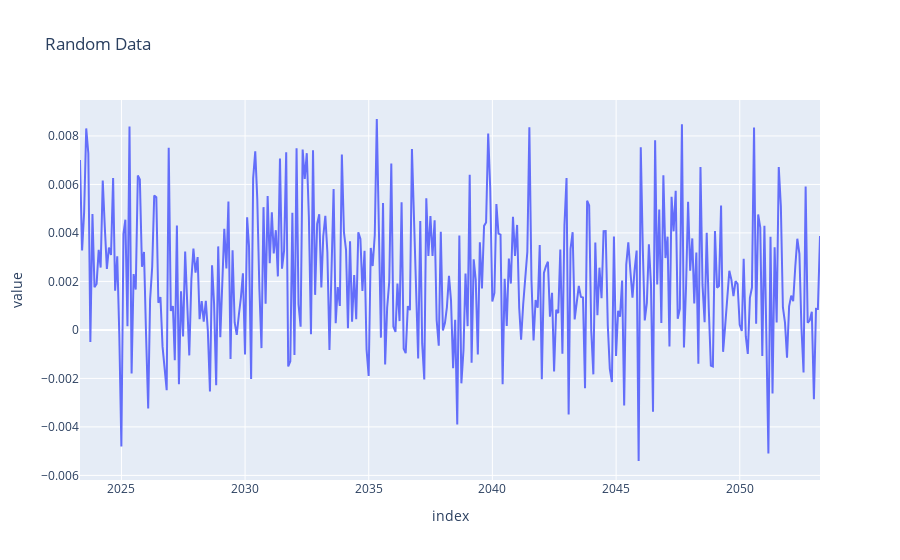

Notebook source saved alongside this figure:
### Code cell
# get std dev and mean to generate random numbers

std, mean = cpi_data['MoM_Change'].std(), cpi_data['MoM_Change'].mean()

import numpy as np
np.random.seed(0)
years = 30
random_data = np.random.normal(mean, std, 30*12)
start_date = '2023-04-01'
years_from_start = pd.date_range(start_date, periods=years*12, freq='ME')

# df = pd.DataFrame(random_data, columns=['MoM_Change'])
df = pd.DataFrame(random_data, columns=['value'], index=years_from_start)
df



f = px.line(df, x=df.index, y='value', title='Random Data')
f.show()

### Figure 1 — Plotly figure (JSON) as saved in the notebook; plotly's stock layout.template omitted (floating-point values rounded to 4 significant figures; data arrays with more than 128 entries replaced by an {"elided": "..."} marker saying what was removed)
{"data": [{"hovertemplate": "index=%{x}<br>value=%{y}<extra></extra>", "legendgroup": "", "line": {"color": "#636efa", "dash": "solid"}, "marker": {"symbol": "circle"}, "mode": "lines", "name": "", "orientation": "v", "showlegend": false, "type": "scatter", "x": {"elided": "360 str values"}, "xaxis": "x", "y": {"elided": "360 float values"}, "yaxis": "y"}], "layout": {"legend": {"tracegroupgap": 0}, "title": {"text": "Random Data"}, "xaxis": {"anchor": "y", "domain": [0, 1], "title": {"text": "index"}}, "yaxis": {"anchor": "x", "domain": [0, 1], "title": {"text": "value"}}}}
